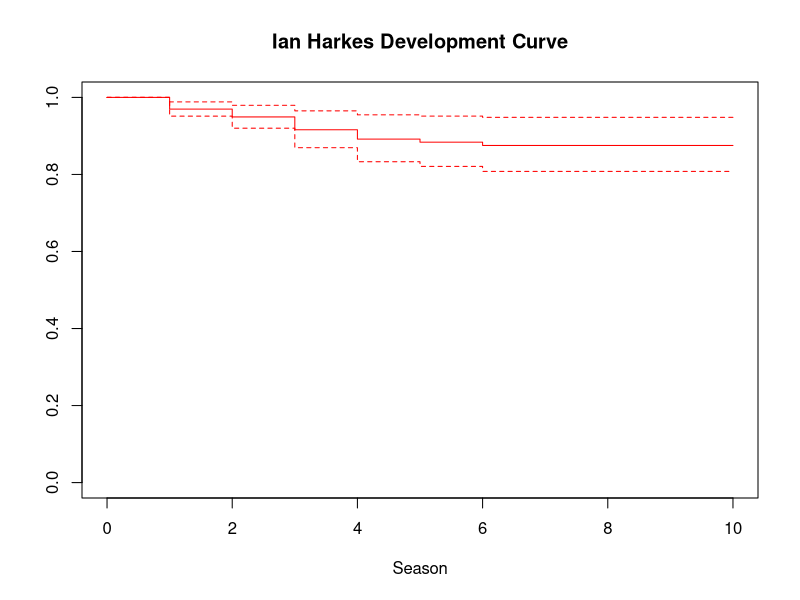

R code for this plot: (Note: this script raises an error after producing the figure.)
library(data.table)
library(survival)
library(ggplot2)

dt <- fread("../person_period.csv")
person.level <- fread('../person_level.csv')
dt <- merge(dt, person.level[, c("mls_id", "club"), with = FALSE], by = 'mls_id')
colnames(dt)[15] <- 'first.club'

## set up CV scheme - really should use caret
set.seed(1112)
mls_ids <- data.table(mls_id = unique(dt$mls_id), rand = floor(10*runif(496,0,1)))
dt <- merge(dt, mls_ids)

## really should use caret
########### fit 1 #########################
fit1.concord <- c()
for(fold in seq(0,9)){
    fit1 <- coxph(Surv(duration, event) ~ position + draftflag + mls2flag + pick + entry.age + hgflag + frailty(first.club),
              data = dt[rand != fold, ],
              ties='exact')
    concord <- survConcordance(Surv(duration, event) ~ predict(fit1, newdata=dt[rand == fold, ]), data=dt[rand == fold, ])$concordance
    fit1.concord <- c(fit1.concord, concord)
}
print(mean(fit1.concord))
###############################################


########### fit 2 #########################
fit2.concord <- c()
for(fold in seq(0,9)){
    fit2 <- coxph(Surv(duration, event) ~ position + draftflag + pick + entry.age + hgflag + frailty(first.club),
              data = dt[rand != fold, ],
              ties='exact')
    concord <- survConcordance(Surv(duration, event) ~ predict(fit2, newdata=dt[rand == fold, ]), data=dt[rand == fold, ])$concordance
    fit2.concord <- c(fit2.concord, concord)
}
print(mean(fit2.concord)) ## improves dropping mls2flag
###############################################

########### fit 3 #########################
fit3.concord <- c()
for(fold in seq(0,9)){
    fit3 <- coxph(Surv(duration, event) ~ position + draftflag + pick + entry.age + hgflag,
              data = dt[rand != fold, ],
              ties='exact')
    concord <- survConcordance(Surv(duration, event) ~ predict(fit3, newdata=dt[rand == fold, ]), data=dt[rand == fold, ])$concordance
    fit3.concord <- c(fit3.concord, concord)
}
print(mean(fit3.concord)) ## dropping random team effect doesnt matter
###############################################

########### fit 4 #########################
fit4.concord <- c()
for(fold in seq(0,9)){
    fit4 <- coxph(Surv(duration, event) ~ position + draftflag + pick + hgflag,
              data = dt[rand != fold, ],
              ties='exact')
    concord <- survConcordance(Surv(duration, event) ~ predict(fit4, newdata=dt[rand == fold, ]), data=dt[rand == fold, ])$concordance
    fit4.concord <- c(fit4.concord, concord)
}
print(mean(fit4.concord)) ## gets worse after dropping entry age
###############################################

## let's fix draft pick first
dt[draftflag==0, pick := 0]
dt[draftflag == 0, undraft := 1]
dt[draftflag == 1, undraft := 0]
## so model three is the final fit
final.fit <- coxph(Surv(duration, event) ~ position + draftflag + pick + entry.age + hgflag, data = dt, ties='exact')

##############################################
## now get curves for chris durkin and ian harkes
dcu <- data.table(mls_id = c('chris-durkin', 'chris-durkin', 'ian-harkes'),
                  position = c('Midfielder', 'Midfielder', 'Midfielder'),
                  draftflag = c(0, 0, 0),
                  pick = c(0, 0, 0),
                  entry.age = c(16, 17, 21),
                  hgflag = c(1, 1, 1),
                  duration = c(1, 2, 1),
                  event = c(0, 0, 0))

plot(survfit(final.fit, newdata = dcu[mls_id == 'ian-harkes', ]), main = 'Ian Harkes Development Curve', xlab = 'Season', col='red')
lines(harkes$surv)
dev.new()
plot(survfit(final.fit, newdata = dcu[mls_id == 'chris-durkin' & duration == 2, ]), main = 'Chris Durkin Development Curve', xlab = 'Season', col='red')
## combined survival curve for at least one of them becoming a starter
harkes <- survfit(final.fit, newdata = dcu[mls_id == 'ian-harkes', ])
durkin <- survfit(final.fit, newdata = dcu[mls_id == 'chris-durkin' & duration == 2, ])
comb.surv <- data.table(surv = harkes$surv * durkin$surv, t = seq(2017, 2026), lower = harkes$lower * durkin$lower, upper = harkes$upper, durkin$upper)
p <- ggplot(comb.surv, aes(y = surv, x= t)) +
    geom_line(col='navy', lwd=2) +
    ylim(0, 1) +
    ylab("P(Harkes or Durkin Becomes a Starter)") +
    xlab("Season") +
    ggtitle("Risk Profile for DCU's Youth MF Prospects") +
    geom_ribbon(aes(ymin = lower, ymax = upper), alpha = .2) +
    geom_line(aes(y=lower, x = t), linetype='dashed') +
    geom_line(aes(y=upper, x = t), linetype='dashed')


